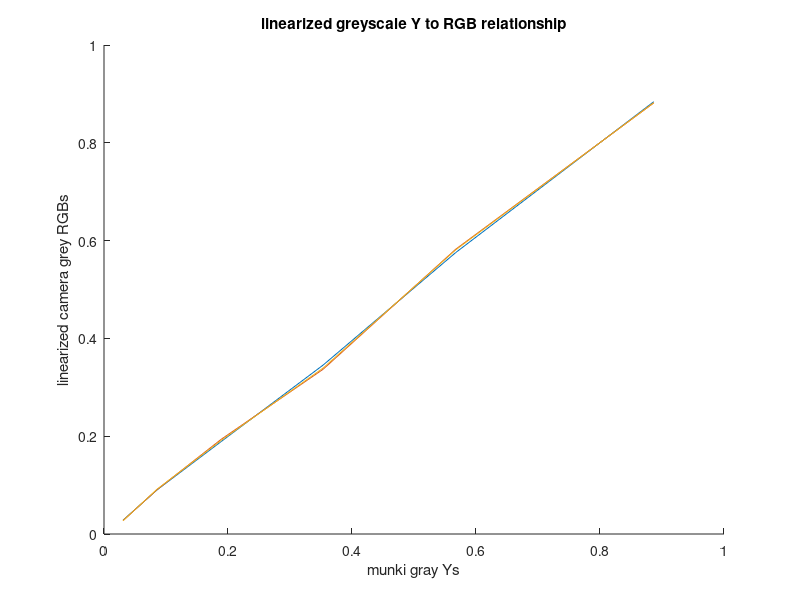
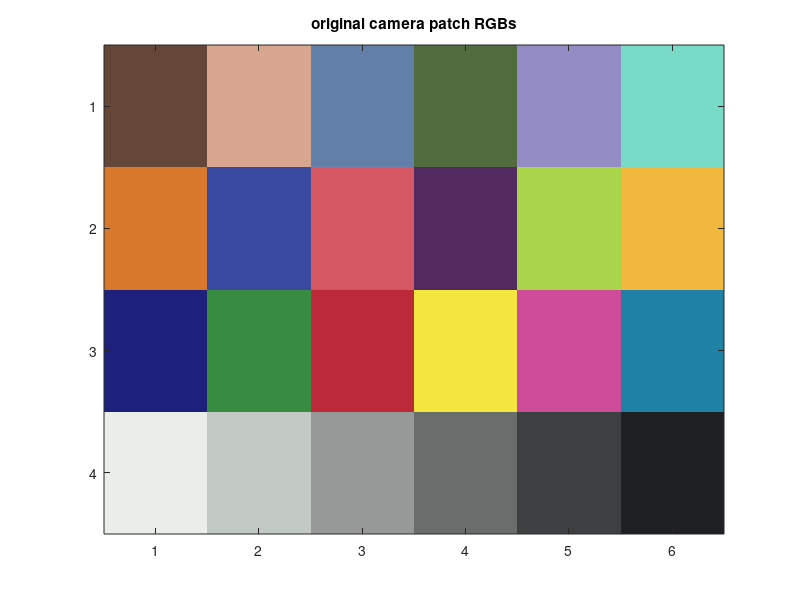
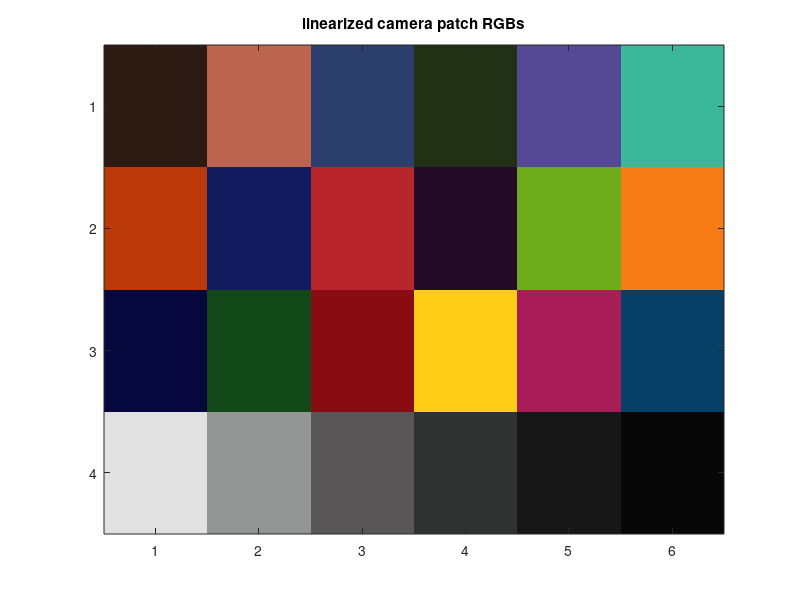

The MATLAB script that drew these images, in order: (Note: this script raises an error after producing the figures.)
%% Calculate normalized RGB values Justin Peterson && Jenee Lanlois (Team 14)


% Using Readings from Jenee's 15" 2010 matte Macbook Pro

%Manual entry of RGB values taken from photoshop
cam_RGBs = [101,71,57;216,166,143;98,127,169;82,108,63;148,140,197;...
    120,219,199;216,120,44;57,73,160;214,88,100;82,42,95;169,213,74;...
    242,184,61;29,33,124;55,140,66;188,42,57;245,229,63;206,75,153;...
    31,129,166;233,238,232;194,200,196;151,153,152;105,109,108;...
    62,63,65;31,32,36]';

%Normalize RGB values
cam_RGBs = cam_RGBs./255;
fprintf('cam_RGBs = \n');
disp(cam_RGBs);

%Grab final 'row' of RGB values for colorchecer chart
%Sort from black to white
cam_gray_rgbs = cam_RGBs(:,19:24);
cam_gray_rgbs = fliplr(cam_gray_rgbs);
fprintf('cam_gray_rgbs = \n');
disp(cam_gray_rgbs);

%% Lab Step 4 - Calculate normalized Y values
%Calculate normalized Y values for patches 19-24 
munki_values = importdata('munki_CC_XYZs_Labs.txt');
munki_gray_Ys = fliplr(munki_values(19:24,3)'./100);

fprintf('munki_gray_Ys = \n');
disp(munki_gray_Ys);


%% Graph RGB Versus Grey Y values
clf;
hold on;
plot(munki_gray_Ys, cam_gray_rgbs(1,:));
plot(munki_gray_Ys, cam_gray_rgbs(2,:));
plot(munki_gray_Ys, cam_gray_rgbs(3,:));
title('original greyscale Y to RGB relationship');
xlabel('munki gray Ys');
ylabel('camera grey RGBs');
hold off;

%% Linearize Camera RGB Output and Plot

r = 1; g = 2; b = 3;
% fit low-order polynomial functions between the camera gray rgbs
% and the munki gray Ys
cam_polys(r,:)=polyfit(cam_gray_rgbs(r,:),munki_gray_Ys,3);
cam_polys(g,:)=polyfit(cam_gray_rgbs(g,:),munki_gray_Ys,3);
cam_polys(b,:)=polyfit(cam_gray_rgbs(b,:),munki_gray_Ys,3);

% use the functions to linearize the camera RGB data
cam_rgbs_lin(r,:) = polyval(cam_polys(r,:),cam_RGBs(r,:));
cam_rgbs_lin(g,:) = polyval(cam_polys(g,:),cam_RGBs(g,:));
cam_rgbs_lin(b,:) = polyval(cam_polys(b,:),cam_RGBs(b,:));

% clip out of range values
cam_rgbs_lin(cam_rgbs_lin<0) = 0;
cam_rgbs_lin(cam_rgbs_lin>1) = 1;

% Fetch gray values of linearized cam RGBs
cam_rgbs_gray_lin = fliplr(cam_rgbs_lin(:,19:24));

clf;
hold on;
plot(munki_gray_Ys, cam_rgbs_gray_lin(1,:));
plot(munki_gray_Ys, cam_rgbs_gray_lin(2,:));
plot(munki_gray_Ys, cam_rgbs_gray_lin(3,:));
title('linearized greyscale Y to RGB relationship');
xlabel('munki gray Ys');
ylabel('linearized camera grey RGBs');
hold off;

%% Camera RGB Visualization

% visualize the original camera RGBs
pix = permute(cam_RGBs, [3 2 1]);
pix = reshape(pix, [6 4 3]);
pix = imrotate(pix, -90);
pix = flipdim(pix,2);
figure;
image(pix);
title('original camera patch RGBs');

% visualize the linearized camera RGBs
pix = permute(cam_rgbs_lin, [3 2 1]);
pix = reshape(pix, [6 4 3]);
pix = imrotate(pix, -90);
pix = flipdim(pix,2);
figure;
image(pix);
title('linearized camera patch RGBs');

%% Derive 3x3 Transformation Matrix

% use the linearized camera rgbs and munki-measured XYZs
% to derive an rgb to XYZ transformation matrix
% pinv finds the matrix that provides the a least squares
% linear solution for relating the rgbs and XYZs
munki_data = importdata('munki_CC_XYZs_Labs.txt');
munki_XYZs = munki_data(:,2:4)';
cam_matrix = munki_XYZs * pinv(cam_rgbs_lin);

fprintf('cam_matrix = \n');
disp(cam_matrix);

% estimate the CC XYZs from the linearized camera rgbs using
% the camera model matrix
cam_XYZs = cam_matrix * cam_rgbs_lin;

fprintf('cam_XYZs = \n');
disp(cam_XYZs);

%% Calculate CIELab and DeltaEAB of ColorChecker for Estimated XYZs

cie = loadCIEData();
XYZn_D50 = ref2XYZ(cie.illE,cie.cmf2deg,cie.illD50);
RGB_Labs = XYZ2Lab(cam_XYZs, XYZn_D50);

ColorMunki_CieLabs = munki_data(:, 5:7)';

deltas = deltaEab(RGB_Labs, ColorMunki_CieLabs);

%% Visualize using chromatic adaptation

XYZ_D50 = ref2XYZ(cie.illE,cie.cmf2deg,cie.illD50);
XYZ_D65 = ref2XYZ(cie.illE,cie.cmf2deg,cie.illD65);

% visualize ColorMunki XYZs in sRGB

munki_XYZs_D65 = catBradford(munki_XYZs, XYZ_D50, XYZ_D65);
munki_XYZs_sRGBs = XYZ2sRGB(munki_XYZs_D65);
pix = reshape(munki_XYZs_sRGBs', [6 4 3]);
pix = uint8(pix*255);
pix = imrotate(pix, -90);
pix = flipdim(pix,2);
figure;
image(pix);
title('munkiXYZs chromatically adapted and visualized in sRGB');

% visualize camera-estimated XYZs in sRGB

cam_XYZs_D65 = catBradford(cam_XYZs, XYZ_D50, XYZ_D65);
cam_XYZs_sRGBs = XYZ2sRGB(cam_XYZs_D65);
pix = reshape(cam_XYZs_sRGBs', [6 4 3]);
pix = uint8(pix*255);
pix = imrotate(pix, -90);
pix = flipdim(pix,2);
figure;
image(pix);
title('estimatedXYZs chromatically adapted and visualized in sRGB');

%% save  camera characterization model

save('camera_model.mat', 'cam_polys', 'cam_matrix');

%% Calc Estimated Patch LABs

%Patch RGB values read from patch 16.1 and 16.2
patch_RGBs = [120,54,42;69,41,38]'./255;

% use the functions to linearize the camera RGB data
patch_rgbs_lin(r,:) = polyval(cam_polys(r,:),patch_RGBs(r,:));
patch_rgbs_lin(g,:) = polyval(cam_polys(g,:),patch_RGBs(g,:));
patch_rgbs_lin(b,:) = polyval(cam_polys(b,:),patch_RGBs(b,:));

% clip out of range values
patch_rgbs_lin(patch_rgbs_lin<0) = 0;
patch_rgbs_lin(patch_rgbs_lin>1) = 1;

cam_est_patch_XYZs = cam_matrix * patch_rgbs_lin;

%Calculate LAB Values with D50 ref illuminant
patch_LABs = XYZ2Lab(cam_est_patch_XYZs, XYZn_D50);

%Values measured in project 2, step 2 for
%real patch LAB values (16.1,%16.2)
calced_ColorMunki_Lab = ...
    [36.683077,27.123596,22.611685;28.408574,14.193084,9.377987]';

patchDeltas = deltaEab(patch_LABs,calced_ColorMunki_Lab);

%% Display estimated patches

% visualize Cam XYZs in sRGB for patches 16.1 and 16.2
% Figures commented out in lieu of screenshots to compare patch image with
% the two other rendered images.

cam_patch_XYZs_D65 = catBradford(cam_est_patch_XYZs, XYZ_D50, XYZ_D65);
cam_patch_XYZs_sRGBs = XYZ2sRGB(cam_patch_XYZs_D65);
pix = reshape(cam_patch_XYZs_sRGBs', [2 1 3]);
pix = uint8(pix*255);
pix = flipdim(pix,2);
%figure;
%image(pix);
title('cam XYZs chromatically adapted and visualized in sRGB (patch 16.1 - 16.2)');

% visualize camera-estimated XYZs in sRGB
measured_patch_XYZs = ...
    [12.671117,9.367839,3.273952;6.704818,5.610822,3.127515]'

munki_XYZs_D65 = catBradford(measured_patch_XYZs, XYZ_D50, XYZ_D65);
munki_XYZs_sRGBs = XYZ2sRGB(munki_XYZs_D65);
pix = reshape(munki_XYZs_sRGBs', [2 1 3]);
pix = uint8(pix*255);
pix = flipdim(pix,2);
%figure;
%image(pix);
title('munki XYZs chromatically adapted and visualized in sRGB (patch 16.1 - 16.2)');